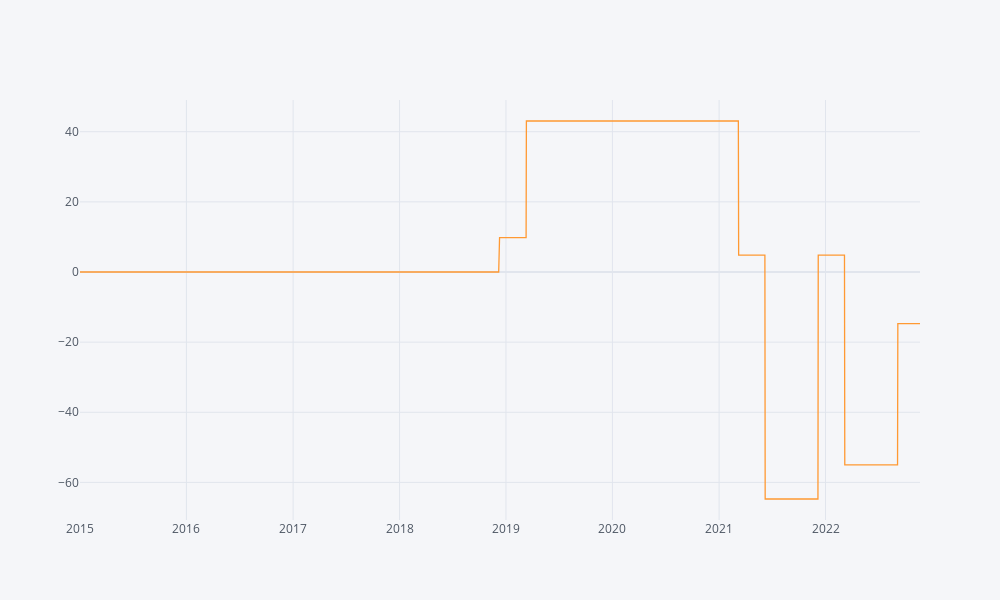

The notebook cell this image was saved under:
### Code cell
coupons_received = df_pca_position * coupons / 100
coupons_received.sum(axis=1).cumsum().iplot()

### Figure 1 — Plotly figure (JSON) as saved in the notebook; plotly's stock layout.template omitted (floating-point values rounded to 4 significant figures; data arrays with more than 128 entries replaced by an {"elided": "..."} marker saying what was removed)
{"data": [{"line": {"color": "rgba(255, 153, 51, 1.0)", "dash": "solid", "shape": "linear", "width": 1.3}, "mode": "lines", "name": "None", "text": "", "type": "scatter", "x": {"elided": "2058 str values"}, "y": {"elided": "2058 float values"}}], "layout": {"height": 600, "legend": {"bgcolor": "#F5F6F9", "font": {"color": "#4D5663"}}, "paper_bgcolor": "#F5F6F9", "plot_bgcolor": "#F5F6F9", "title": {"font": {"color": "#4D5663"}}, "width": 1000, "xaxis": {"gridcolor": "#E1E5ED", "showgrid": true, "tickfont": {"color": "#4D5663"}, "title": {"font": {"color": "#4D5663"}, "text": ""}, "zerolinecolor": "#E1E5ED"}, "yaxis": {"gridcolor": "#E1E5ED", "showgrid": true, "tickfont": {"color": "#4D5663"}, "title": {"font": {"color": "#4D5663"}, "text": ""}, "zerolinecolor": "#E1E5ED"}}}
